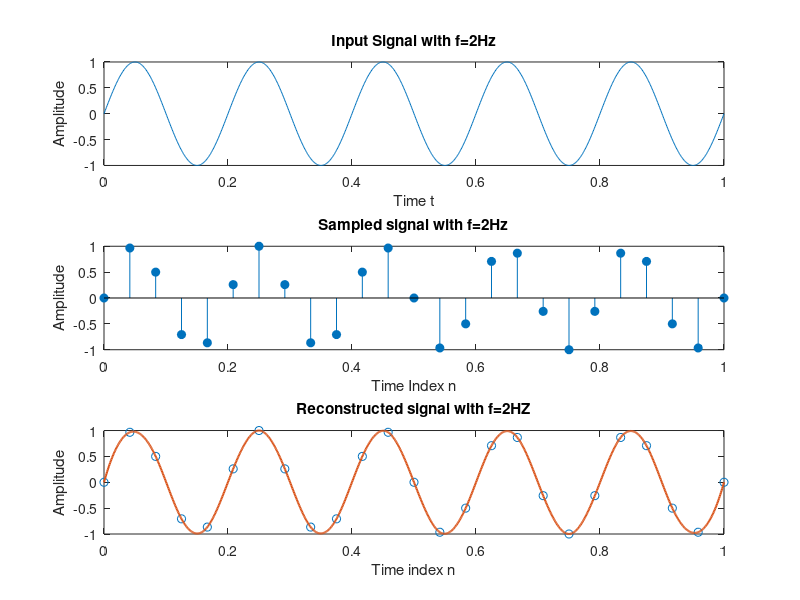

Source code (MATLAB):
%CT signal
f = 5;
T = 1/f;
t = 0:0.001:f*T
y = sin(2*pi*f*t)
subplot(3,1,1)
plot(t,y)
xlabel('Time t')
ylabel('Amplitude')
title('Input Signal with f=2Hz')
%sampling
Fs = 12
Ts = 1/Fs
n = 0:Ts/2:f*T
y_sampled = sin(2*pi*f*n)
subplot(3,1,2)
stem(n,y_sampled,'fill')
xlabel('Time Index n')
ylabel('Amplitude')
title('Sampled signal with f=2Hz')
t_new = linspace(0,f*T,1001) 
%reconstruction
y_reconstruct = interp1(n,y_sampled,t_new,'spline')
subplot(3,1,3)
plot(n,y_sampled,'o',t_new,y_reconstruct,'-','linewidth',1.5)
xlabel('Time index n')
ylabel('Amplitude')
title('Reconstructed signal with f=2HZ')
















